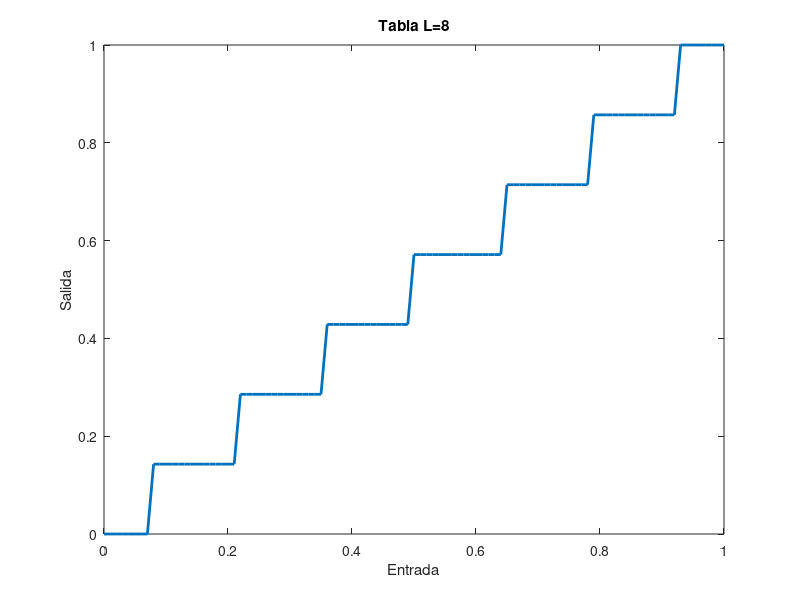

MATLAB code for this plot: (Note: this script raises an error after producing the figure.)
% ============================

% LABORATORIO 1 - FOTOGRAFÍA COMPUTACIONAL
% Autor 1: [FLORES FLORES, DANIEL JAVIER]
% Autor 2: [LILLO RAMIREZ, LUCAS]

% ============================

clear;clc;

%Cuantificador
function x = quant(v,L)
    x = round(v*(L-1)) /(L-1);
end

L = 8;

x = [0:0.01:1];
y = quant(x,L);

figure
plot(x,y,'LineWidth',2)
xlabel('Entrada')
ylabel('Salida')
title('Tabla L=8')

%Dither Hilbert para L

function im = dither_hilbert_L(im,L)

    load ("FC_PROY1/hilbert.mat"); %I,J

    im = im2double(im);
    e = 0;

    for k = 1:length(I)

        i = I(k);
        j = J(k);

        V = im(i,j) + e;

        out = quant(V,L);

        e = V - out;
    
        im(i,j) = out;
    end

end

im = imread('FC_PROY1/imagen.png');
im = im2double(im);

im8 = dither_hilbert_L(im,8);

figure
imshow(im8)
title('Dithering Hilbert L=8')

figure
hist(im8(:),100)
title('Histograma imagen L=8')

im_unit8 = imread('FC_PROY1/imagen.png');
im3 = bitand(im_unit8, 224);

figure
imshow(im3)
title('Imagen con 3 bits')

%RGB332
imc = imread('FC_PROY1/color.jpg');

R = imc(:,:,1);
G = imc(:,:,2);
B = imc(:,:,3);

R = bitand(R, 224);   
G = bitand(G, 224);  
B = bitand(B, 192);   

imc2 = cat(3,R,G,B);
figure
imshow([imc imc2])
title("Imagen y RGB332");